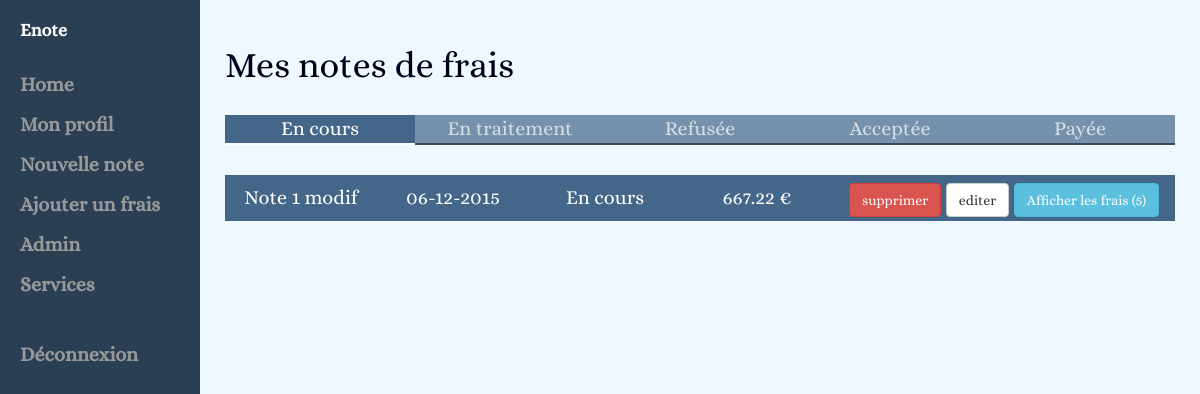
Screenshot of / (signed in) with the database file from the repository.
### tables this page shows
CREATE TABLE `statut_note` (
  `id` int(11) NOT NULL,
  `name` varchar(75) NOT NULL
);

CREATE TABLE `note_frais` (
  `id` int(11) NOT NULL,
  `name` varchar(255) NOT NULL,
  `date` date NOT NULL,
  `user_id` int(11) NOT NULL,
  `statut_id` int(11) NOT NULL
);

CREATE TABLE `devise` (
  `id` int(11) NOT NULL,
  `name` varchar(30) NOT NULL,
  `signe` varchar(30) NOT NULL,
  `taux` double NOT NULL
);

### class/Security.php (called while the page is built, shortened)
<?php
class Security {
    public function logged(){
        if (isset($_SESSION['user']))
            { return true; }
        return false;
    }
}

### controller/accueilController.php (called while the page is built, shortened)
<?php
include_once "/class/Devise.php";
include_once "/class/Note.php";
include_once "/class/Statut.php";
include_once "/class/User.php";
$notes = $sessionUser->getNotes($bdd);
$fraisNote = new Note();
$statut = new Statut();
$listStatut = $statut->getAll($bdd);
$noteStatut = new Statut();
include_once "/views/include/accueil.php";

### class/Statut.php (called while the page is built, shortened)
<?php
class Statut {
    private $id;
    public function setId($value)
    {
        $this->id = $value;
    }
    public function getAll($bdd) {
        $statut = $bdd->query("SELECT * FROM statut_note");
        return $statut->fetchAll();
    }
    public function getStatutById($bdd) {
        $statut = $bdd->prepare("SELECT * FROM statut_note WHERE id = :sId");
        $statut->execute(array(
            ":sId"      =>  $this->id
        ));
        return $statut->fetch();
    }
}

### class/User.php (called while the page is built, shortened)
<?php
include_once 'Note.php';
class User {
    private $id;
    private $devise;
    public function getDevise()
    {
        return $this->devise;
    }
    public function getNotes($bdd) {
        $note = new Note();
        return ($note->getNotesByUser($bdd, $this->id));
    }
}

### class/Note.php (called while the page is built, shortened)
<?php
include_once "Frais.php";
include_once "User.php";
class Note {
    private $id;
    public function setId($value)
    {
        $this->id = $value;
    }
    public static function getNotesByUser($bdd, $uid) {
        $listNotes = $bdd->prepare("SELECT * FROM note_frais WHERE user_id = :uId");
        $listNotes->execute(array(
            ":uId"  =>  $uid
        ));
        return $listNotes->fetchAll();
    }
    public function getListFrais($bdd) {
        return Frais::getFraisByNote($bdd, $this->id);
    }
    public static function getNoteById($bdd, $id){
        $note = $bdd->prepare('SELECT * FROM note_frais WHERE id = :id LIMIT 1');
        $note->execute(array(
            ':id' => $id
        ));
        $array = $note->fetch();
        $CloneNote = new Note();
        $CloneNote->setDate($array['date']);
        $CloneNote->setId($array['id']);
        $CloneNote->setName($array['name']);
        $CloneNote->setStatut($array['statut_id']);
        $CloneNote->setUser($array['user_id']);
        return $CloneNote;
    }
    public static function getMontantTotal($bdd, $nid, $tauxDeviseUser) {
        $CloneNote = Note::getNoteById($bdd,$nid);
        $allFraisFromThisNote = $CloneNote->getListFrais($bdd);
        $SommeDesMontants = 0;
        foreach($allFraisFromThisNote as $frais)
        {
            $CloneDevise = Devise::getDeviseById($bdd, $frais['devise_id']);
            if($frais['categorie_id'] == 4)
            {
                $SommeDesMontants -= Devise::getValueOfChangedDevise($frais['montant'], $CloneDevise->getTaux(),$tauxDeviseUser);
            }else{
                $SommeDesMontants += Devise::getValueOfChangedDevise($frais['montant'], $CloneDevise->getTaux(),$tauxDeviseUser);
            }
        }
        return $SommeDesMontants;
    }
}

### class/Devise.php (called while the page is built, shortened)
<?php
class Devise {
    private $signe;
    private $taux;
    public function getSigne()
    {
        return $this->signe;
    }
    public function setSigne($signe)
    {
        $this->signe = $signe;
    }
    public function getTaux()
    {
        return $this->taux;
    }
    public function setTaux($taux)
    {
        $this->taux = $taux;
    }
    public static function getDeviseById($bdd, $id) {
        $Devise = new Devise();
        $devise = $bdd->prepare("SELECT * FROM devise WHERE id = :did LIMIT 1");
        $devise->execute(array(
            ':did' => $id
        ));
        while($array = $devise->fetch())
        {
            $Devise->setId($array['id']);
            $Devise->setName($array['name']);
            $Devise->setSigne($array['signe']);
            $Devise->setTaux($array['taux']);
        }
        return $Devise;
    }
    public static function getValueOfChangedDevise($value,$fromDeviseTaux, $toDeviseTaux)
    {
        $total = ($value * $fromDeviseTaux) / $toDeviseTaux;
        return round($total, 2);
    }
}

### class/Frais.php (called while the page is built, shortened)
<?php
include_once "User.php";
class Frais {
    public static function getFraisByNote($bdd, $noteId) {
        $allFrais = $bdd->prepare("SELECT * FROM frais WHERE note_id = :noteid");
        $allFrais->execute(array(
            ":noteid"   =>  $noteId
        ));
        return $allFrais->fetchAll();
    }
}

### views/include/accueil.php (the view, shortened to what this page needs)
<div id="accueil" class="list-all-note">
	<h1>Mes notes de frais</h1>
	<div class="list-container">
		<ul class="list-statut">
			<?php
				$i = 0;
				foreach ($listStatut as $statut) {
			?>
				<li class="statut-<?php echo $statut['id']; if ($i == 0) {echo " active";} ?>"><?php echo $statut['name']; ?></li>
			<?php
					$i = 1;
				}
			?>
		</ul>
		<div class="list-note">
			<?php
				foreach ($notes as $note) {
					$fraisNote->setId($note['id']);
					$allFrais = $fraisNote->getListFrais($bdd);
			?>
				<div class="statut-<?php echo $note['statut_id']; ?> note-<?php echo $note['id'] ?> note">
					<div class="infos-note">
						<div><?php echo $note['name']; ?></div>
						<div><?php echo date("d-m-Y", strtotime($note['date'])); ?></div>
						<div>
							<?php
								$noteStatut->setId($note['statut_id']);
								$stat = $noteStatut->getStatutById($bdd);
								echo $stat['name'];
							?>
						</div>
						<div>
							<?php
								$devise = Devise::getDeviseById($bdd, $sessionUser->getDevise());
								echo '<span class="total-note">' . Note::getMontantTotal($bdd, $note['id'], $devise->getTaux()) . '</span> ' . $devise->getSigne();
							?>
						</div>
						<div class="actions">
							<?php if ($note['statut_id'] == 1) { ?>
								<button class="note-<?php echo $note['id'] ?> btn btn-danger">supprimer</button>
								<a class="btn btn-default" href="<?php echo $basePath. '?page=note&amp;id=' . $note['id']; ?>">editer</a>
							<?php } ?>
								<button class="btn-show-frais btn btn-info" data-frais="list-frais-<?php echo $note['id'] ?>">Afficher les frais (<span class="count-frais"><?php echo count($allFrais); ?></span>)</button>
						</div>
					</div>
				</div>
			<?php
				}
			?>
		</div>
	</div>
</div>

### index.php (shortened to what this page needs)
<?php
    include_once 'function/bdd.php';
    include_once "/class/Security.php";
    include_once '/class/User.php';
    $basePath = "http://" . $_SERVER["SERVER_NAME"] . "/enote/";
    $secu = new Security();
    $redirect_connection = "Location: " . $basePath . "?page=connexion";
    $view_header = 'views/global/header.php';
    $view_footer = 'views/global/footer.php';
    if (isset($_SESSION['user']) && !empty($_SESSION['user'])) {
        $sessionUser = unserialize($_SESSION['user']);
    }
    if(isset($_GET['page']) && !empty($_GET['page']) && preg_match("/^[a-zA-Z0-9-]+$/i",$_GET['page'])){
        if (!$secu->logged() && $_GET['page'] != 'connexion'){
            header($redirect_connection);
        }
        $p = htmlspecialchars(htmlentities($_GET['page']));
        if(file_exists('controller/' . $p . 'Controller.php'))
        {
            include_once $view_header;
            include_once 'controller/' . $p . 'Controller.php';
            include_once $view_footer;
        }
        else
        {
            include_once $view_header;
            include_once 'views/include/404.php';
            include_once $view_footer;
        }
    } elseif (isset($_GET['request']) && !empty($_GET['request'])) {
        if (!$secu->logged()) {
            header($redirect_connection);
        }
        include_once 'controller/jsonController.php';
    } else {
        include_once $view_header;
        include_once 'controller/accueilController.php';
        include_once $view_footer;
    }
?>

### views/global/header.php (shortened to what this page needs)
<!DOCTYPE html>
<html>
    <head>
        <link href="<?php echo $basePath ?>vendor/bootstrap-3.3.6-dist/css/bootstrap.min.css" rel="stylesheet">
        <link rel="stylesheet" type="text/css" href="<?php echo $basePath ?>css/app.css">
    </head>
    <body>
        <header>
           <div id="sidebar-wrapper">
            <ul class="sidebar-nav">
                <li class="sidebar-brand">
                    <a href="<?php echo $basePath; ?>">Enote</a>
                </li>
                <li>
                    <a href="<?php echo $basePath; ?>">Home</a>
                </li>
                <li>
                    <a href="<?php echo $basePath; ?>?page=user">Mon profil</a>
                </li>
                <li>
                    <a href="<?php echo $basePath; ?>?page=note">Nouvelle note</a>
                </li>
                <li>
                    <a href="<?php echo $basePath; ?>?page=frais">Ajouter un frais</a>
                </li>
                <li>
                    <a href="<?php echo $basePath; ?>?page=admin">Admin</a>
                </li>
                <li>
                    <a href="#">Services</a>
                </li>
                <li>
                    <?php
                        if($secu->logged())
                        {
                            ?>
                <li class="deco">
                    <a href="<?php echo $basePath; ?>?page=deconnexion">Déconnexion<span class="sr-only">(current)</span></a>
                </li>
                        <?php
                        }
                        ?>
                </li>
            </ul>
        </div>
        </header>
        <section class ="section">

### views/global/footer.php (shortened to what this page needs)
        </section>
    </body>
</html>

### css/styles.css (style rules this page uses)
body { background: aliceblue; color: #00001a; font-size: 20px; font-family: Alice; margin-left: 200px; }
header { font-weight: bold; }
.section { margin: 0 auto 25px auto; padding: 25px; }
.list-all-note ul { padding: 0; margin: 0; }
.list-all-note .list-statut { margin: 30px 0; font-size: 0; background-color: rgba(68, 102, 136, 0.70); color: rgba(255, 255, 255, 0.70); }
.list-all-note .list-statut li { display: inline-block; cursor: pointer; width: 20%; font-size: 20px; text-align: center; border-bottom: 2px solid rgba(0, 0, 0, 0.50); }
.list-all-note .list-statut li.active { background-color: #446688; border-bottom: 2px solid white; color: white; }
.list-all-note .list-note { color: white; width: 100%; font-size: 20px; }
.list-all-note .note { background-color: #446688; display: inline-block; vertical-align: top; width: 100%; font-size: 0; margin-bottom: 10px; }
.list-all-note .note .infos-note { line-height: 45px; }
.list-all-note .note .infos-note div { font-size: 20px; display: inline-block; vertical-align: middle; width: 16%; text-align: center; }
.list-all-note .note .infos-note .actions { width: 36%; height: 100%; }

### css/sidebar.css (style rules this page uses)
.deco { margin-top: 30px; }
#sidebar-wrapper { z-index: 1000; position: fixed; left: 200px; width: 0; height: 100%; margin-left: -200px; overflow-y: auto; background: #2A3F54; }
.sidebar-nav { position: absolute; top: 0; width: 200px; margin: 0; padding: 0; list-style: none; height: 100%; }
.sidebar-nav li { text-indent: 20px; line-height: 40px; }
.sidebar-nav li a { display: block; text-decoration: none; color: #999999; }
.sidebar-nav > .sidebar-brand { height: 65px; font-size: 18px; line-height: 60px; }
.sidebar-nav > .sidebar-brand a { color: #999999; }
@media (min-width:768px) { #sidebar-wrapper { width: 200px; } }

### rows the page displays
statut_note: name "En cours"
statut_note: name "En traitement"
statut_note: name "Refusée"
statut_note: name "Acceptée"
statut_note: name "Payée"
note_frais: name "Note 1 modif", date "06-12-2015", statut.name "En cours", Taux "667.22", devise.signe "€", count($allFrais) "5"
